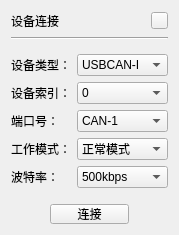
   <widget class="QWidget" name="wgt_connet" native="true">
    <property name="enabled">
     <bool>true</bool>
    </property>
    <property name="geometry">
     <rect>
      <x>10</x>
      <y>70</y>
      <width>139</width>
      <height>191</height>
     </rect>
    </property>
    <layout class="QVBoxLayout" name="verticalLayout">
     <property name="spacing">
      <number>6</number>
     </property>
     <item>
      <layout class="QHBoxLayout" name="horizontalLayout">
       <item>
        <widget class="QLabel" name="label">
         <property name="minimumSize">
          <size>
           <width>75</width>
           <height>0</height>
          </size>
         </property>
         <property name="text">
          <string>设备连接</string>
         </property>
        </widget>
       </item>
       <item>
        <spacer name="horizontalSpacer">
         <property name="orientation">
          <enum>Qt::Orientation::Horizontal</enum>
         </property>
         <property name="sizeHint" stdset="0">
          <size>
           <width>40</width>
           <height>20</height>
          </size>
         </property>
        </spacer>
       </item>
       <item>
        <widget class="QPushButton" name="btn_closeConnect">
         <property name="minimumSize">
          <size>
           <width>17</width>
           <height>17</height>
          </size>
         </property>
         <property name="maximumSize">
          <size>
           <width>17</width>
           <height>17</height>
          </size>
         </property>
         <property name="font">
          <font>
           <bold>true</bold>
          </font>
         </property>
         <property name="styleSheet">
          <string notr="true">border-image: url(:/images/btn_close .png);</string>
         </property>
         <property name="text">
          <string/>
         </property>
        </widget>
       </item>
      </layout>
     </item>
     <item>
      <widget class="Line" name="line">
       <property name="orientation">
        <enum>Qt::Orientation::Horizontal</enum>
       </property>
      </widget>
     </item>
     <item>
      <layout class="QGridLayout" name="gridLayout">
       <property name="topMargin">
        <number>8</number>
       </property>
       <item row="7" column="1">
        <widget class="QComboBox" name="comboBox_baud">
         <property name="currentIndex">
          <number>2</number>
         </property>
         <item>
          <property name="text">
           <string>125kbps</string>
          </property>
         </item>
         <item>
          <property name="text">
           <string>250kbps</string>
          </property>
         </item>
         <item>
          <property name="text">
           <string>500kbps</string>
          </property>
         </item>
         <item>
          <property name="text">
           <string>1000kbps</string>
          </property>
         </item>
        </widget>
       </item>
       <item row="5" column="1">
        <widget class="QComboBox" name="comboBox_mode">
         <item>
          <property name="text">
           <string>正常模式</string>
          </property>
         </item>
         <item>
          <property name="text">
           <string>只读模式</string>
          </property>
         </item>
         <item>
          <property name="text">
           <string>自发自收</string>
          </property>
         </item>
        </widget>
       </item>
       <item row="5" column="0">
        <widget class="QLabel" name="label_5">
         <property name="text">
          <string>工作模式：</string>
         </property>
        </widget>
       </item>
       <item row="7" column="0">
        <widget class="QLabel" name="label_4">
         <property name="text">
          <string>波特率：</string>
         </property>
        </widget>
       </item>
       <item row="3" column="1">
        <widget class="QComboBox" name="comboBox_canIndex">
         <item>
          <property name="text">
           <string>CAN-1</string>
          </property>
         </item>
         <item>
          <property name="text">
           <string>CAN-2</string>
          </property>
         </item>
        </widget>
       </item>
       <item row="3" column="0">
        <widget class="QLabel" name="label_3">
         <property name="text">
          <string>端口号：</string>
         </property>
        </widget>
       </item>
       <item row="0" column="1">
        <widget class="QComboBox" name="comboBox_devType">
         <item>
          <property name="text">
           <string>USBCAN-I</string>
          </property>
         </item>
         <item>
          <property name="text">
           <string>USBCAN-II</string>
          </property>
         </item>
        </widget>
       </item>
       <item row="0" column="0">
        <widget class="QLabel" name="label_16">
         <property name="text">
          <string>设备类型：</string>
         </property>
        </widget>
       </item>
       <item row="1" column="1">
        <widget class="QComboBox" name="comboBox_devIndex">
         <item>
          <property name="text">
           <string>0</string>
          </property>
         </item>
         <item>
          <property name="text">
           <string>1</string>
          </property>
         </item>
         <item>
          <property name="text">
           <string>2</string>
          </property>
         </item>
         <item>
          <property name="text">
           <string>3</string>
          </property>
         </item>
        </widget>
       </item>
       <item row="1" column="0">
        <widget class="QLabel" name="label_23">
         <property name="text">
          <string>设备索引：</string>
         </property>
        </widget>
       </item>
      </layout>
     </item>
     <item>
      <layout class="QHBoxLayout" name="horizontalLayout_8">
       <property name="topMargin">
        <number>10</number>
       </property>
       <item>
        <spacer name="horizontalSpacer_6">
         <property name="orientation">
          <enum>Qt::Orientation::Horizontal</enum>
         </property>
         <property name="sizeHint" stdset="0">
          <size>
           <width>40</width>
           <height>20</height>
          </size>
         </property>
        </spacer>
       </item>
       <item>
        <widget class="QPushButton" name="btn_connectDev">
         <property name="minimumSize">
          <size>
           <width>50</width>
           <height>20</height>
          </size>
         </property>
         <property name="styleSheet">
          <string notr="true"/>
         </property>
         <property name="text">
          <string>连接</string>
         </property>
        </widget>
       </item>
       <item>
        <spacer name="horizontalSpacer_7">
         <property name="orientation">
          <enum>Qt::Orientation::Horizontal</enum>
         </property>
         <property name="sizeHint" stdset="0">
          <size>
           <width>40</width>
           <height>20</height>
          </size>
         </property>
        </spacer>
       </item>
      </layout>
     </item>
     <item>
      <spacer name="verticalSpacer">
       <property name="orientation">
        <enum>Qt::Orientation::Vertical</enum>
       </property>
       <property name="sizeHint" stdset="0">
        <size>
         <width>20</width>
         <height>40</height>
        </size>
       </property>
      </spacer>
     </item>
    </layout>
   </widget>
